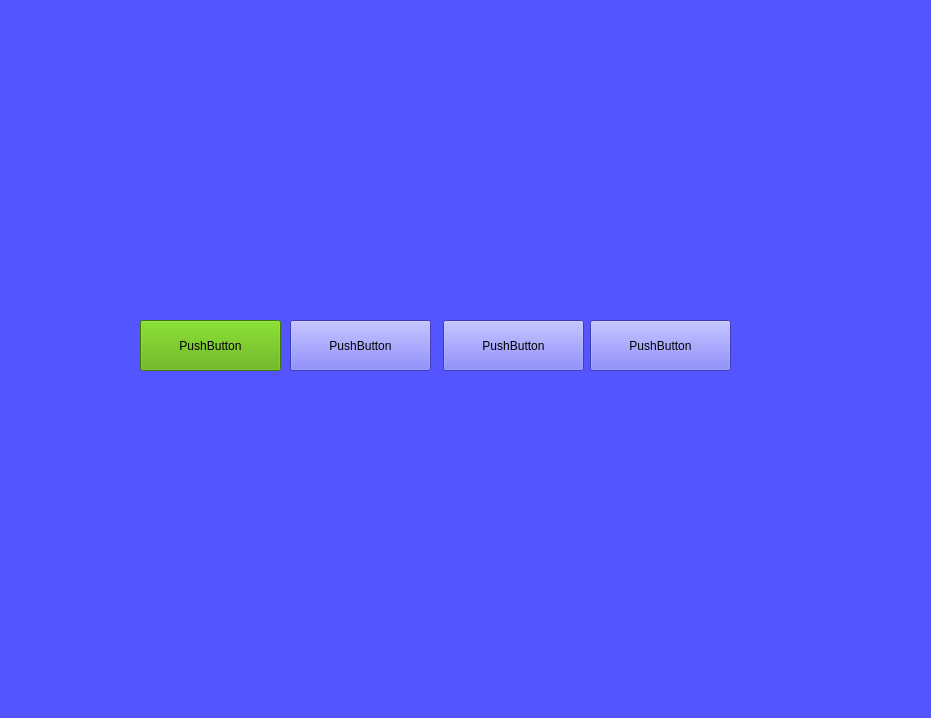
<?xml version="1.0" encoding="UTF-8"?>
<ui version="4.0">
 <class>Admin</class>
 <widget class="QMainWindow" name="Admin">
  <property name="geometry">
   <rect>
    <x>0</x>
    <y>0</y>
    <width>931</width>
    <height>718</height>
   </rect>
  </property>
  <property name="windowTitle">
   <string>Admin Panel</string>
  </property>
  <property name="styleSheet">
   <string notr="true">background-color:rgb(85, 85, 255)</string>
  </property>
  <widget class="QWidget" name="centralwidget">
   <widget class="QPushButton" name="pushButton">
    <property name="geometry">
     <rect>
      <x>140</x>
      <y>320</y>
      <width>141</width>
      <height>51</height>
     </rect>
    </property>
    <property name="styleSheet">
     <string notr="true">background-color:rgb(85, 170, 0)</string>
    </property>
    <property name="text">
     <string>PushButton</string>
    </property>
   </widget>
   <widget class="QPushButton" name="pushButton_2">
    <property name="geometry">
     <rect>
      <x>290</x>
      <y>320</y>
      <width>141</width>
      <height>51</height>
     </rect>
    </property>
    <property name="text">
     <string>PushButton</string>
    </property>
   </widget>
   <widget class="QPushButton" name="pushButton_3">
    <property name="geometry">
     <rect>
      <x>443</x>
      <y>320</y>
      <width>141</width>
      <height>51</height>
     </rect>
    </property>
    <property name="text">
     <string>PushButton</string>
    </property>
   </widget>
   <widget class="QPushButton" name="pushButton_4">
    <property name="geometry">
     <rect>
      <x>590</x>
      <y>320</y>
      <width>141</width>
      <height>51</height>
     </rect>
    </property>
    <property name="text">
     <string>PushButton</string>
    </property>
   </widget>
  </widget>
  <widget class="QStatusBar" name="statusbar"/>
 </widget>
 <resources/>
 <connections/>
</ui>
